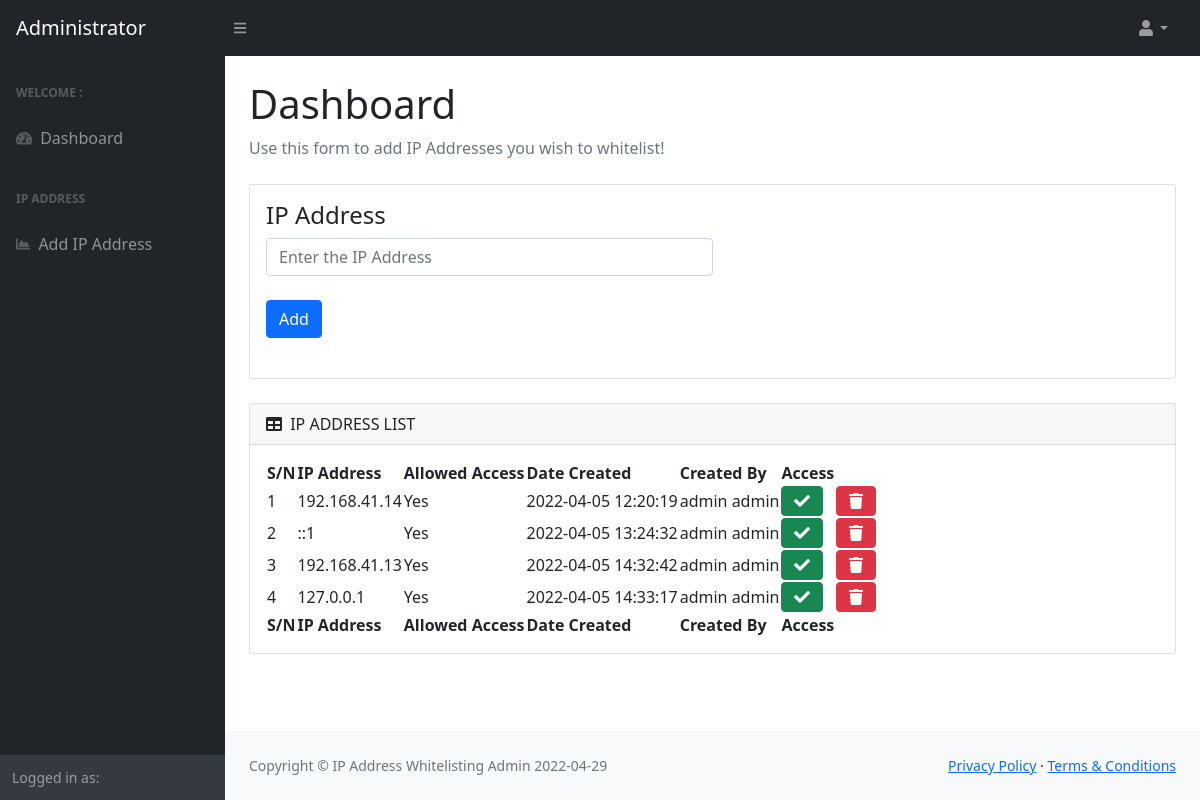
The app's page /admin/ipaddress.php with its own data.
### tables this page shows
CREATE TABLE `ipaddress_tbl` (
  `id` int(10) NOT NULL,
  `ipaddress` varchar(255) NOT NULL,
  `isAllowed` varchar(255) NOT NULL,
  `dateCreated` varchar(255) NOT NULL,
  `createdBy` varchar(255) NOT NULL
);

CREATE TABLE `admin_tbl` (
  `id` int(10) NOT NULL,
  `firstName` varchar(255) NOT NULL,
  `lastName` varchar(255) NOT NULL,
  `emailAddress` varchar(255) NOT NULL,
  `password` varchar(255) NOT NULL,
  `dateCreated` varchar(255) NOT NULL
);

### admin/ipaddress.php (the view, shortened to what this page needs)
<?php include('ipaddress_action.php');?>
<!DOCTYPE html>
<html lang="en">
<?php include('head.php');?>
    <body class="sb-nav-fixed">
    <?php include('navbar.php');?>
        <div id="layoutSidenav">
            <div id="layoutSidenav_nav">
            <?php include('sidebar.php');?>
            </div>
            <div id="layoutSidenav_content">
                <main>
                    <div class="container-fluid px-4">
                        <h1 class="mt-4">Dashboard</h1>
                        <ol class="breadcrumb mb-4">
                            <li class="breadcrumb-item active">Use this form to add IP Addresses you wish to whitelist!</li>
                        </ol>
                        <div class="row">
                        <div class="col-lg-12 mb-4">
                        <div class="card">
                            <div class="card-body">
                                <h4 class="card-title">IP Address</h4>
                                <div class="basic-form">
                                    <form method="post">
                                    <div class="col-lg-6  mb-4">
                                        <input type="text" name="ipaddress" id="ipaddress" required class="form-control" placeholder="Enter the IP Address">
                                    </div>
                                    <div class="col-lg-6  mb-4">
                                    <input class="btn btn-primary" type="submit" name="action" id="action" onclick="return ValidateIPaddress()" value="Add" />
                                    </div>
                                    </form>
                                </div>
                            </div>
                        </div>
                    </div>
                        </div>
                        <div class="card mb-4">
                            <div class="card-header">
                                <i class="fas fa-table me-1"></i>
                                IP ADDRESS LIST
                            </div>
                            <div class="card-body">
                                <table id="datatablesSimple">
                                    <thead>
                                        <tr>
                                            <th>S/N</th>
                                            <th>IP Address</th>
                                            <th>Allowed Access</th>
                                            <th>Date Created</th>
                                            <th>Created By</th>
                                            <th>Access</th>
                                            <th></th>
                                        </tr>
                                    </thead>
                                    <tfoot>
                                        <tr>
                                        <th>S/N</th>
                                            <th>IP Address</th>
                                            <th>Allowed Access</th>
                                            <th>Date Created</th>
                                            <th>Created By</th>
                                            <th>Access</th>
                                            <th></th>
                                        </tr>
                                    </tfoot>
                                    <tbody>
                                    <?php
                                        $cnt = 1;
                                        $que=mysqli_query($con,"SELECT  ipaddress_tbl.id,ipaddress_tbl.ipaddress,ipaddress_tbl.dateCreated,
                                        ipaddress_tbl.isAllowed,admin_tbl.firstName,admin_tbl.lastName
                                        from ipaddress_tbl
                                        INNER JOIN admin_tbl ON admin_tbl.id = ipaddress_tbl.createdBy");
                                        while ($row=mysqli_fetch_array($que)) {
                                        ?>
                                        <tr>
                                            <td><?php echo $cnt;?></td>
                                            <td><?php echo $row['ipaddress'];?></td>
                                            <td><?php echo $row['isAllowed'];?></td>
                                            <td><?php echo $row['dateCreated'];?></td>
                                            <td><?php echo $row['firstName'].' '.$row['lastName'];?></td>
                                            <td><a href="?editid=<?php echo $row['id'];?>" onclick="return confirm('Are you sure you want to change the status?');" class="btn btn-success"><i class="fa fa-check"></i></a></td>
                                            <td><a href="?delid=<?php echo $row['id'];?>" onclick="return confirm('Are you sure you want to delete this item?');" class="btn btn-danger"><i class="fa fa-trash"></i></a></td>
                                        </tr>
                                        <?php
                                            $cnt=$cnt+1;
                                        }
                                    ?>
                                    </tbody>
                                </table>
                            </div>
                        </div>
                    </div>
                </main>
                <?php include('footer.php');?>
            </div>
        </div>
    </body>
</html>

### admin/head.php (shortened to what this page needs)
<head>
        <link href="https://cdn.jsdelivr.net/npm/simple-datatables@latest/dist/style.css" rel="stylesheet" />
        <link href="css/styles.css" rel="stylesheet" />
    </head>

### admin/navbar.php (shortened to what this page needs)
<nav class="sb-topnav navbar navbar-expand navbar-dark bg-dark">
            <a class="navbar-brand ps-3" href="#">Administrator</a>
            <button class="btn btn-link btn-sm order-1 order-lg-0 me-4 me-lg-0" id="sidebarToggle" href="#!"><i class="fas fa-bars"></i></button>
            <ul class="navbar-nav ms-auto ms-md-0 me-3 me-lg-4">
                <li class="nav-item dropdown">
                    <a class="nav-link dropdown-toggle" id="navbarDropdown" href="#" role="button" data-bs-toggle="dropdown" aria-expanded="false"><i class="fas fa-user fa-fw"></i></a>
                </li>
            </ul>
        </nav>

### admin/sidebar.php (shortened to what this page needs)
<nav class="sb-sidenav accordion sb-sidenav-dark" id="sidenavAccordion">
                    <div class="sb-sidenav-menu">
                        <div class="nav">
                            <div class="sb-sidenav-menu-heading">Welcome : <?php echo $_SESSION['admin_fullname'];?></div>
                            <a class="nav-link" href="dashboard.php">
                                <div class="sb-nav-link-icon"><i class="fas fa-tachometer-alt"></i></div>
                                Dashboard
                            </a>
                            <div class="sb-sidenav-menu-heading">IP Address</div>
                            <a class="nav-link" href="ipaddress.php">
                                <div class="sb-nav-link-icon"><i class="fas fa-chart-area"></i></div>
                                Add IP Address
                            </a>
                        </div>
                    </div>
                    <div class="sb-sidenav-footer">
                        <div class="small">Logged in as:</div>
                    </div>
                </nav>

### admin/footer.php
<footer class="py-4 bg-light mt-auto">
                    <div class="container-fluid px-4">
                        <div class="d-flex align-items-center justify-content-between small">
                            <div class="text-muted">Copyright &copy; IP Address Whitelisting Admin <?php echo date('Y-m-d');?></div>
                            <div>
                                <a href="#">Privacy Policy</a>
                                &middot;
                                <a href="#">Terms &amp; Conditions</a>
                            </div>
                        </div>
                    </div>
                </footer>

### records on screen
ipaddress_tbl: ipaddress "192.168.41.14", isAllowed "Yes", dateCreated "2022-04-05 12:20:19", admin_tbl.firstName "admin", admin_tbl.lastName "admin"
ipaddress_tbl: ipaddress "::1", isAllowed "Yes", dateCreated "2022-04-05 13:24:32", admin_tbl.firstName "admin", admin_tbl.lastName "admin"
ipaddress_tbl: ipaddress "192.168.41.13", isAllowed "Yes", dateCreated "2022-04-05 14:32:42", admin_tbl.firstName "admin", admin_tbl.lastName "admin"
ipaddress_tbl: ipaddress "127.0.0.1", isAllowed "Yes", dateCreated "2022-04-05 14:33:17", admin_tbl.firstName "admin", admin_tbl.lastName "admin"
